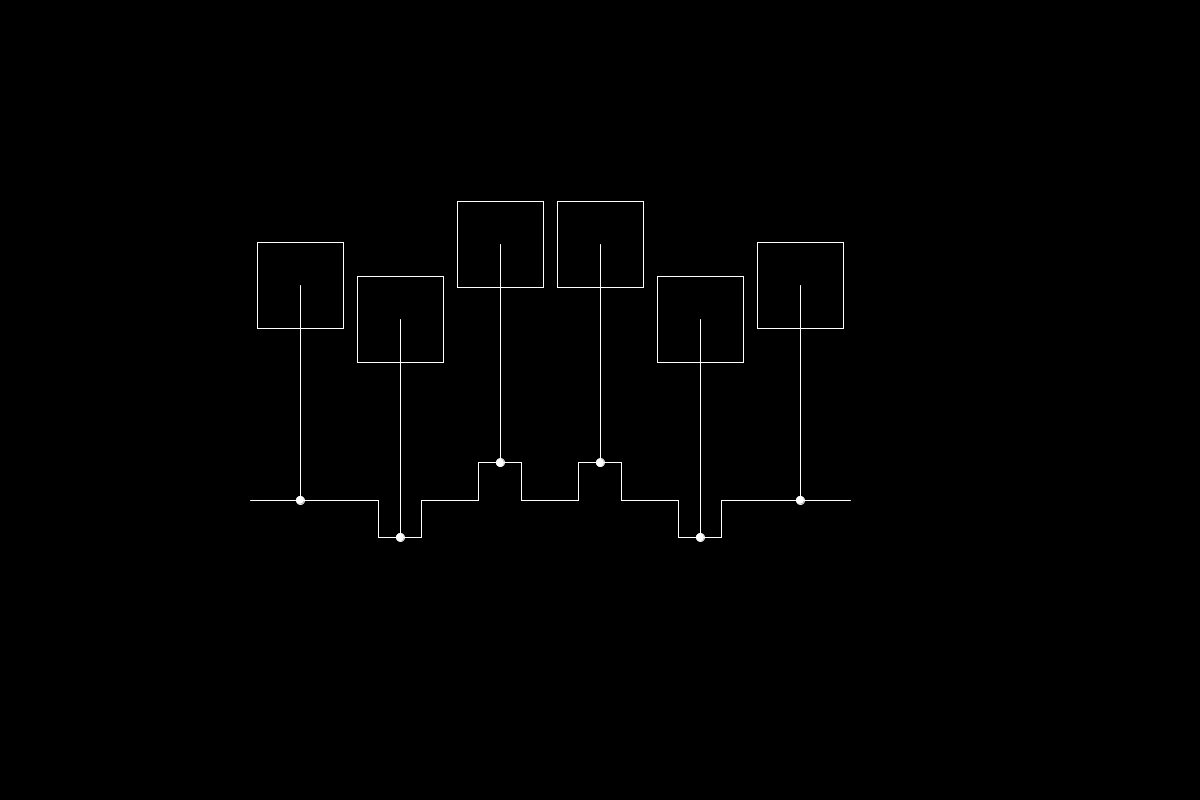
Frame 1 (no input)
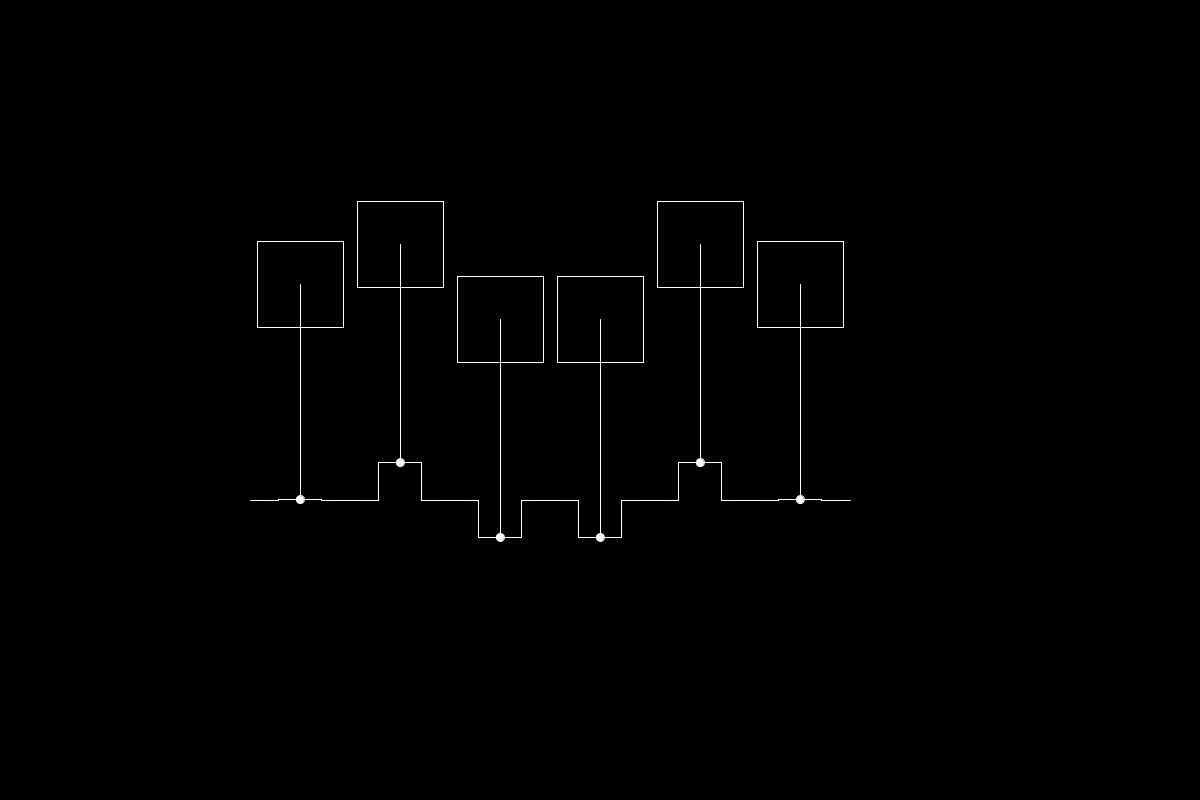
Frame 60 (the mouse pressed at the canvas centre just before this capture)
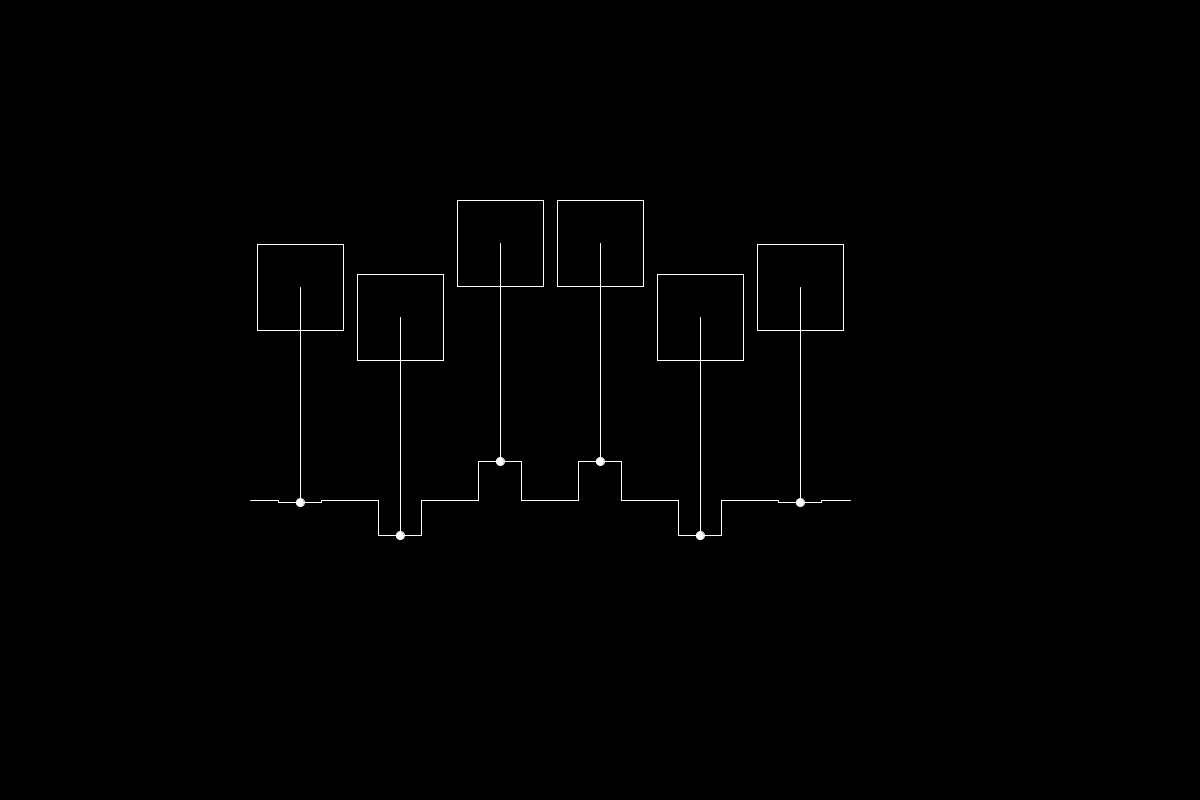
Frame 120 (the mouse held since frame 60 and released just before this capture)

The Processing sketch that drew these frames (run headless with seeded random() and noise(); from frame 60 on, the mouse is pressed at the canvas centre):

// Processing sketch: main
// ── main.pde
/*
*    ICE2D
*    Copyright (C) 2019 May Thiellier
*
*    This program is free software: you can redistribute it and/or modify
*    it under the terms of the GNU General Public License as published by
*    the Free Software Foundation, either version 3 of the License, or
*    (at your option) any later version.
*
*    This program is distributed in the hope that it will be useful,
*    but WITHOUT ANY WARRANTY; without even the implied warranty of
*    MERCHANTABILITY or FITNESS FOR A PARTICULAR PURPOSE.  See the
*    GNU General Public License for more details.
*
*    You should have received a copy of the GNU General Public License
*    along with this program.  If not, see <http://www.gnu.org/licenses/>.
*/

float bore = 86;
float stroke = 215;
float crankRadius = 43;
ArrayList<Cylinder> engine = new ArrayList<Cylinder>();
float engineSpeed = 800;
float time = 0;
// crank layouts
float[] i4 = {0, PI, PI, 0};
float[] i6 = {0, TWO_PI/3, TWO_PI*2/3, TWO_PI*2/3, TWO_PI/3, 0};

void setup() {
  size(1200, 800);
  for (float x : i6) {
    Cylinder c = new Cylinder(bore, stroke, x, crankRadius);
    engine.add(c);
  }
}

void draw() {
  background(0);
  stroke(255);
  translate(200, 500);
  
  for (Cylinder c : engine) {
    translate(100, 0);
    float crankY = c.crankY(time);
    float pistonY = -c.pistonY(time);
    line(0, crankY, 0, pistonY);
    fill(255);
    // connect first bit
    line(-bore/2 - 7, 0, -bore/2, 0);
    // start crank
    line(-bore/2, 0, -bore/4, 0);
    // crank to rod
    line(-bore/4, 0, -bore/4, crankY);
    // rod
    line(-bore/4, crankY, bore/4, crankY);
    // rod to crank
    line(bore/4, crankY, bore/4, 0);
    // end crank
    line(bore/4, 0, bore/2, 0);
    // connect last bit
    line(bore/2, 0, bore/2 + 7, 0);
    ellipse(0, c.crankY(time), 8, 8);
    noFill();
    rect(-bore/2, pistonY - bore/2, bore, bore);
  }
  
  time += engineSpeed/15000;
}

// ── Cylinder.pde
/*
*    ICE2D
*    Copyright (C) 2019 May Thiellier
*
*    This program is free software: you can redistribute it and/or modify
*    it under the terms of the GNU General Public License as published by
*    the Free Software Foundation, either version 3 of the License, or
*    (at your option) any later version.
*
*    This program is distributed in the hope that it will be useful,
*    but WITHOUT ANY WARRANTY; without even the implied warranty of
*    MERCHANTABILITY or FITNESS FOR A PARTICULAR PURPOSE.  See the
*    GNU General Public License for more details.
*
*    You should have received a copy of the GNU General Public License
*    along with this program.  If not, see <http://www.gnu.org/licenses/>.
*/

class Cylinder {
  float bore;
  float stroke;
  float crankOffset;
  float crankRadius;
  
  Cylinder(float b, float s, float o, float r) {
    bore = b;
    stroke = s;
    crankOffset = o;
    crankRadius = r;
  }
  
  float crankY(float time) {
    return crankRadius * sin(time + crankOffset);
  }
  
  float pistonY(float time) {
    return sqrt(pow(crankRadius, 2) * pow(-sin(time + crankOffset), 2) + pow(stroke, 2)) + crankRadius * -sin(time + crankOffset);
  }
}
